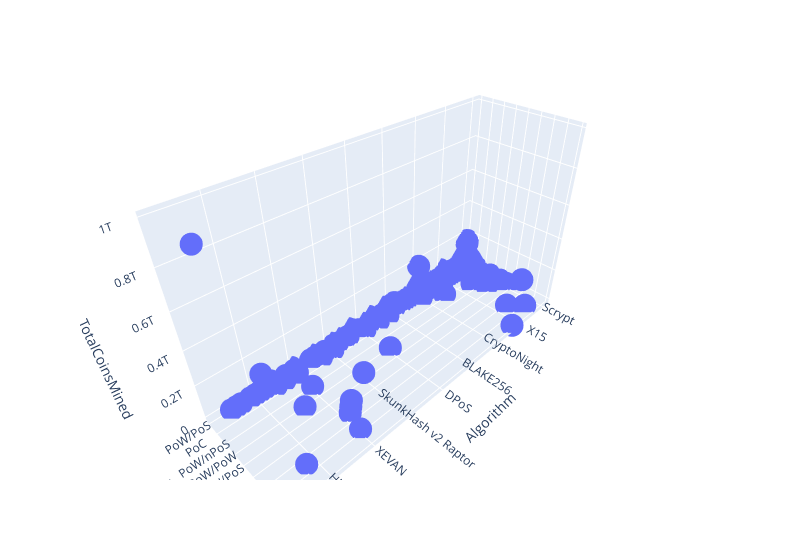

The notebook cell this image was saved under:
### Markdown cell above
### Deliverable 4: Visualizing Cryptocurrencies Results

#### 3D-Scatter with Clusters

### Code cell
# Creating a 3D-Scatter with the PCA data and the clusters
fig = px.scatter_3d(
    clustered_df,
    x="Algorithm",
    y="ProofType",
    z="TotalCoinsMined",
    #hover_name = ["CoinName", "Algorithm"],
    #hover_data =
    #color="class",
    #symbol="class",
    width=800,
)
fig.update_layout(legend=dict(x=0, y=1))
fig.show()

### Figure 1 — Plotly figure (JSON) as saved in the notebook; plotly's stock layout.template omitted (floating-point values rounded to 4 significant figures; data arrays with more than 128 entries replaced by an {"elided": "..."} marker saying what was removed)
{"data": [{"hovertemplate": "Algorithm=%{x}<br>ProofType=%{y}<br>TotalCoinsMined=%{z}<extra></extra>", "legendgroup": "", "marker": {"color": "#636efa", "symbol": "circle"}, "mode": "markers", "name": "", "scene": "scene", "showlegend": false, "type": "scatter3d", "x": {"elided": "1064 str values"}, "y": {"elided": "1064 str values"}, "z": {"elided": "1064 float values"}}], "layout": {"legend": {"tracegroupgap": 0, "x": 0, "y": 1}, "margin": {"t": 60}, "scene": {"domain": {"x": [0, 1], "y": [0, 1]}, "xaxis": {"title": {"text": "Algorithm"}}, "yaxis": {"title": {"text": "ProofType"}}, "zaxis": {"title": {"text": "TotalCoinsMined"}}}, "width": 800}}
